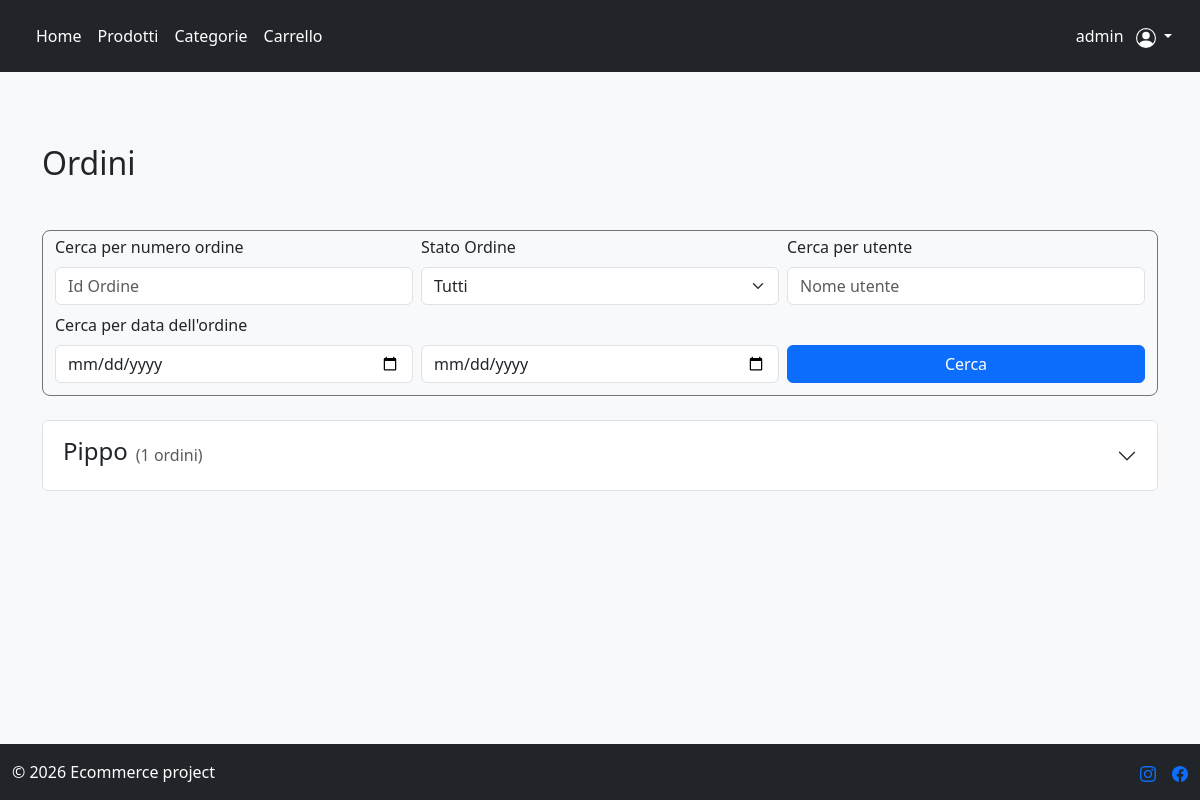
The page /orders/manager/ (signed in) on the database as committed earlier.
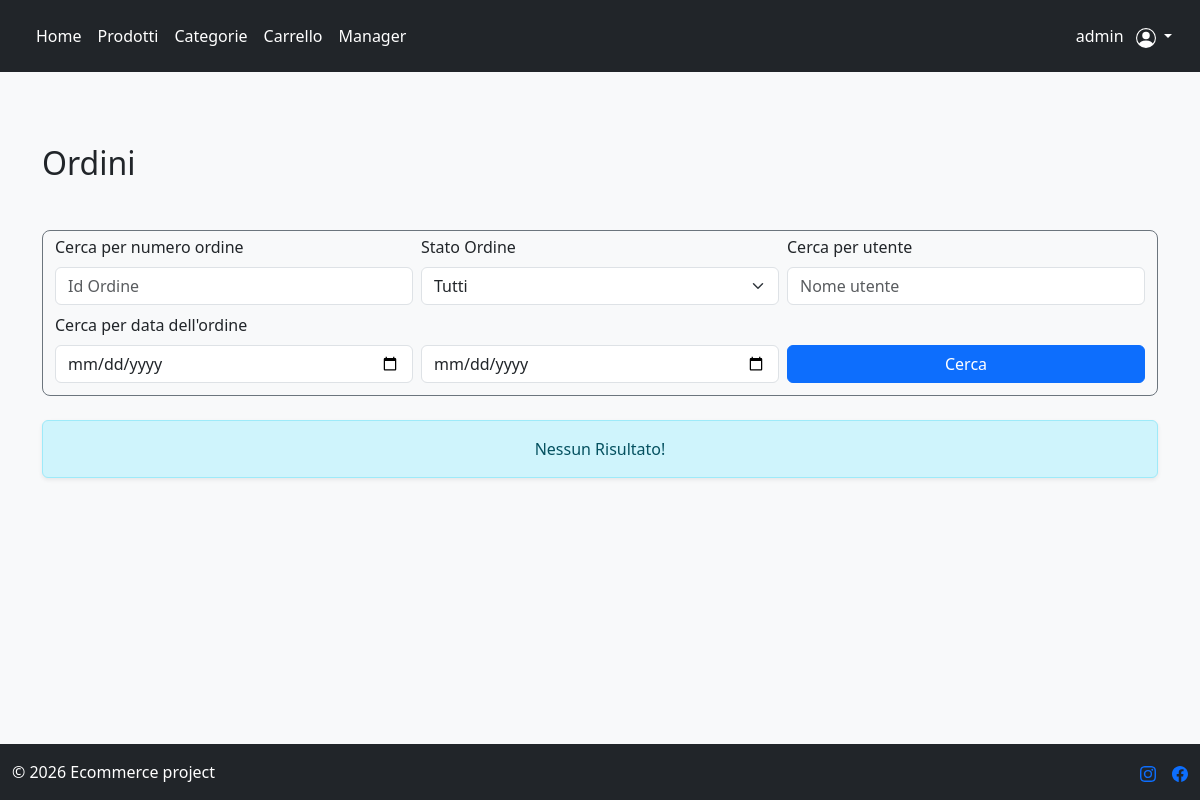
The same page on the database as committed later.
### users/models.py (models this page shows)
class CustomUser(AbstractUser):
    email = models.EmailField(blank=False, null=False) #ridefinisco il campo email di abstractuser per renderlo obbligatorio
    address = models.CharField(max_length=255, blank=True)
    phone = models.CharField(max_length=20, blank=True)
    def is_manager(self):
            return self.groups.filter(name="Manager").exists()

### orders/views.py (the view, shortened to what this page needs)
# urls.py: path("manager/", ManagerOrderListView.as_view(), name="order_management"),
class ManagerOrderListView(LoginRequiredMixin, UserPassesTestMixin, OrderFilterMixin, ListView):
    model = Order
    template_name = "orders/order_management.html"
    context_object_name = "orders"
    def get_context_data(self, **kwargs):
        context = super().get_context_data(**kwargs)
        context["users"] = CustomUser.objects.all()
        context["statuses"] = Order.Status.choices
        return context
    def get_queryset(self):
        orders = Order.objects.all()
        username = self.request.GET.get("user")
        if username:
            orders = orders.filter(user__username=username)
        return self.apply_filters(orders)
    def test_func(self):
        return self.request.user.has_perm("orders.manage_orders")

### orders/mixins.py (called while the page is built)
    def apply_filters(self, orders):
        status = self.request.GET.get("status")
        if status:
            if(status != "Tutti"):
                orders = orders.filter(status=status)
        order_id = self.request.GET.get("id")
        if order_id:
            orders = orders.filter(id=order_id)
        start_date = self.request.GET.get("start_date")
        if start_date:
            orders = orders.filter(created_at__gte=start_date)
        end_date = self.request.GET.get("end_date")
        if end_date:
            orders = orders.filter(created_at__lte=end_date)
        return orders

### orders/models.py (called while the page is built)
    def get_total_price(self):
        total = 0
        for item in self.orderitem_set.all():
            total += item.total_price()
        return total

### templates/orders/order_management.html (shortened to what this page needs)
{% extends "base.html" %}
{% load crispy_forms_tags %}
{% block content %}
{% regroup orders by user as user_orders %}
<div class="container py-5">
    <h2 class="mb-5">Ordini</h2>
    <form method="get" class="mb-4 p-1 rounded-3 border border-secondary">
        <div class="row g-2 align-items-end p-2 pt-0">
            <div class="col-md-4">
                <label class="form-label">Cerca per numero ordine</label>
                <input type="text" name="id" class="form-control" placeholder="Id Ordine" value="{{ request.GET.id }}">
            </div>
            <div class="col-md-4">
                <label class="form-label">Stato Ordine</label>
                <select name="status" class="form-select">
                    <option value="Tutti">Tutti</option>
                </select>
            </div>
            <div class="col-md-4">
                <label class="form-label">Cerca per utente</label>
                <input type="text" name="user" class="form-control" placeholder="Nome utente" value="{{ request.GET.user }}">
            </div>
            <div class="col-md-4">
                <label class="form-label">Cerca per data dell'ordine</label>
                <input type="date" name="start_date" class="form-control" placeholder="Data di inizio" value="{{ request.GET.start_date }}">
            </div>
            <div class="col-md-4">
                <input type="date" name="end_date" class="form-control" placeholder="Data di fine" value="{{ request.GET.end_date }}">
            </div>
            <div class="col-md-4 d-grid">
                <button class="btn btn-primary">
                    Cerca
                </button>
            </div>
        </div>
    </form>
    <div class="accordion" id="ordersAccordion">
        {% for group in user_orders %}
        <div class="accordion-item">
            <h2 class="accordion-header">
                <button class="accordion-button collapsed" type="button" data-bs-toggle="collapse" data-bs-target="#collapse{{ group.grouper.pk }}">
                    <h4>{{ group.grouper.username|default:"Utente eliminato" }} </h4>
                    <span class="ms-2 text-muted">
                        ({{ group.list|length }} ordini)
                    </span>
                </button>
            </h2>
        </div>
        {% empty %}
        <div class="alert alert-info text-center shadow-sm">
            Nessun Risultato!
        </div>
        {% endfor %}
    </div>
</div>
{% endblock content %}

### templates/base.html (shortened to what this page needs)
<!DOCTYPE html>
<html lang="it">
<head>
    <link href="https://cdn.jsdelivr.net/npm/bootstrap@5.3.8/dist/css/bootstrap.min.css" rel="stylesheet">
</head>
<body class="d-flex flex-column min-vh-100">
    <header class="p-3 text-bg-dark">
        <div class="container-fluid">
            <div class="d-flex flex-wrap align-items-center justify-content-center justify-content-lg-start">
                <ul class="nav col-12 col-lg-auto me-lg-auto mb-2 justify-content-center mb-md-0">
                    <li><a href="{% url "home" %}" class="nav-link px-2 text-white">Home</a></li>
                    <li><a href="{% url "product_list" %}" class="nav-link px-2 text-white">Prodotti</a></li>
                    <li><a href="{% url "tag_list" %}" class="nav-link px-2 text-white">Categorie</a></li>
                    <li><a href="{% url "cart_view" %}" class="nav-link px-2 text-white">Carrello</a></li>
                    {% if request.user.is_manager %}
                        <li><a href="{% url "manager" %}" class="nav-link px-2 text-white">Manager</a></li>
                    {% endif %}
                </ul>
                <div class="text-end">
                    {% if request.user.is_authenticated %}
                        <div class="dropdown text-end">
                            <a href="#" style="color: #FFF;" class="d-block text-decoration-none dropdown-toggle" data-bs-toggle="dropdown" aria-expanded="false">
                                {{ request.user.username }}
                            </a>
                        </div>
                    {% endif %}
                </div>
            </div>
        </div>
    </header>
    <main class="flex-grow-1 p-4 bg-body-tertiary">
    {% block content %}
    {% endblock content %}
    </main>
    <div class="container-fluid text-bg-dark">
        <footer class="d-flex flex-wrap justify-content-between align-items-center py-3">
            <div class="col-md-4 d-flex align-items-center">
                <span class="mb-3 mb-md-0 text-body-primary">© 2026 Ecommerce project</span>
            </div>
            <ul class="nav col-md-4 justify-content-end list-unstyled d-flex">
                <li class="ms-3">
                    <a class="text-body-primary" href="#" aria-label="Instagram">
                    </a>
                </li>
                <li class="ms-3">
                    <a class="text-body-primary" href="#" aria-label="Facebook">
                    </a>
                </li>
            </ul>
        </footer>
    </div>
</body>
</html>

Rows that differ between the two databases and show on the page:
removed CustomUser: grouper.username "Pippo", list|length "1"
Other text that changed with them:
text now shown: "Manager Nessun Risultato!"
